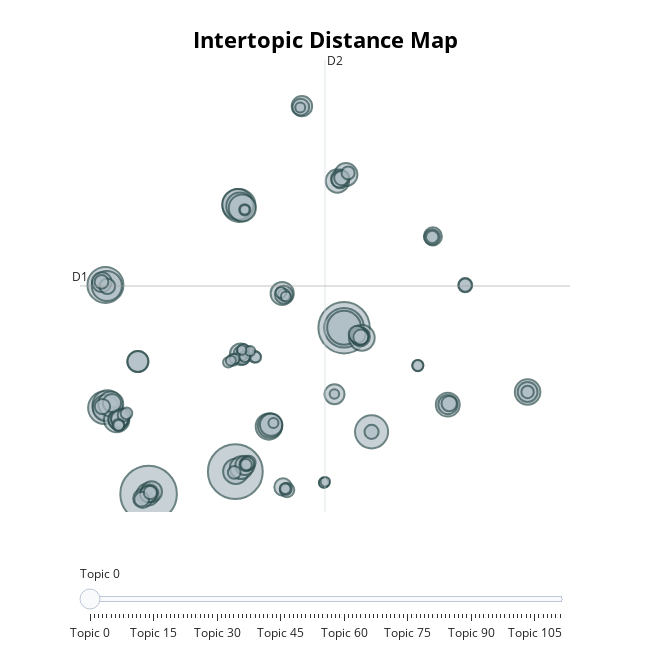

Notebook cell for this chart:
### Code cell
topic_model_pre.visualize_topics()
